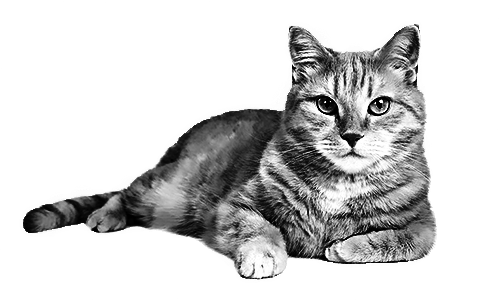
%> input picture facephase/P002/equalized/SHINEd_a11.tif, 500 x 300 px; its folder holds only this picture in this run
$ octave phase_scramble.m   (GNU Octave 9; MATLAB toolbox functions it lacks are replaced by stand-ins)
%> lines starting %> are read from the running program, lines starting %| are printed output that depends on the picture; in (x1, y1, x2, y2) boxes, pixels count from 0 and x2, y2 are one past the last pixel; in counts of white or black regions, pixels touching at a corner belong together; the program's own positions count from 1
images = dir('equalized\*.tif');
N = length(images);

height = 360;
width = 600;

for i = 1 : N
    filename = images(i).name;
    img = imread(['equalized\' filename]);
%> img is the input picture: size 300x500 uint8; min 0, max 255, mean 207.4

    % phase scrambling
    pos_1 = randperm(height / 2 - 1) + 1;   % col 1

    pos_2 = randperm((width / 2 - 1) * height);  % col 2 through 240

    pos_3 = randperm(height / 2 - 1) + 1;   % col 241


    spec = fft2(img);
    amplitude = abs(spec);
    phase = angle(spec);
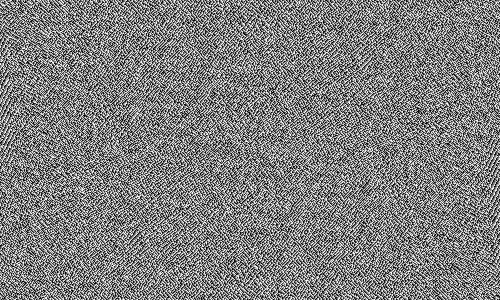
%> phase: size 300x500 double; min -3.14, max 3.14, mean 2.09e-05; drawn with min black and max white

    new_phase = zeros(height, width);

    new_phase(2 : height / 2, 1) = phase(pos_1, 1);
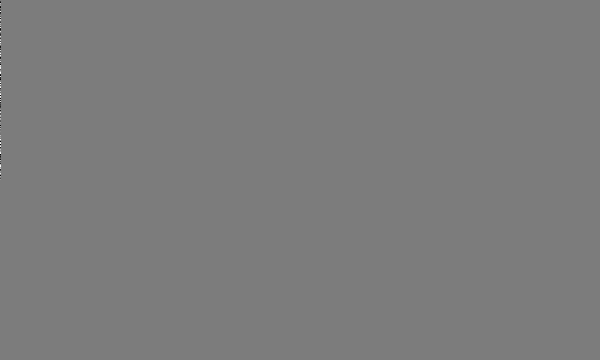
%> new_phase: size 360x600 double; min -3.01, max 3.14, mean 4.19e-05; drawn with min black and max white
    new_phase(height: -1 : height / 2 + 2, 1) = -phase(pos_1, 1);
%> new_phase: size 360x600 double; 0.08% of pixels changed, all inside (x1, y1, x2, y2) = (0, 181, 1, 360)

%> (the run ends here)

$ run again, on facephase/P002/equalized/SHINEd_u4.tif
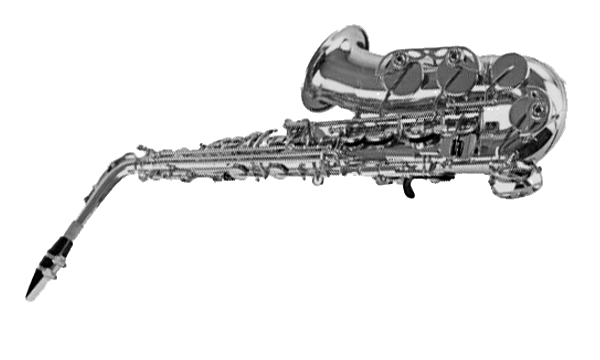
%> input picture facephase/P002/equalized/SHINEd_u4.tif, 600 x 360 px
%> img is the input picture: size 360x600 uint8; min 0, max 255, mean 227.7
%> `new_image = ifft2(amplitude .* exp (sqrt(-1) * new_phase), 'symmetric');`:
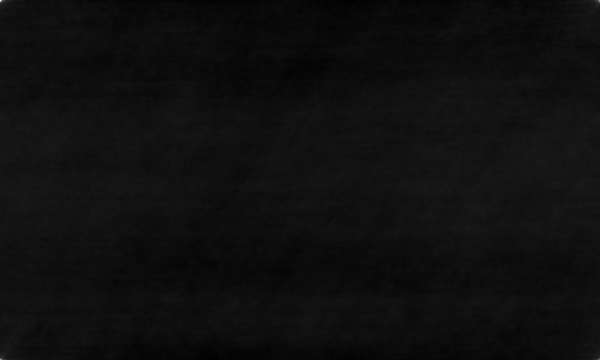
%> new_image: size 360x600 double; min 51.38, max 2966.3, mean 227.7; drawn with min black and max white
%> fore_ind = 43757 values from 9296 to 204232
%> `result(fore_ind) = new_image(fore_ind);`:
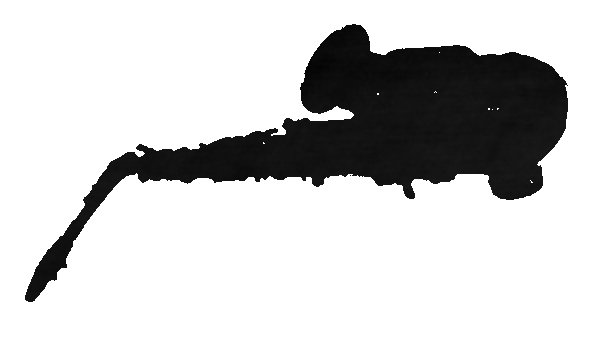
%> result: size 360x600 uint8; min 4, max 255, mean 206.8

$ run again, on facephase/P002/equalized/SHINEd_m7.tif
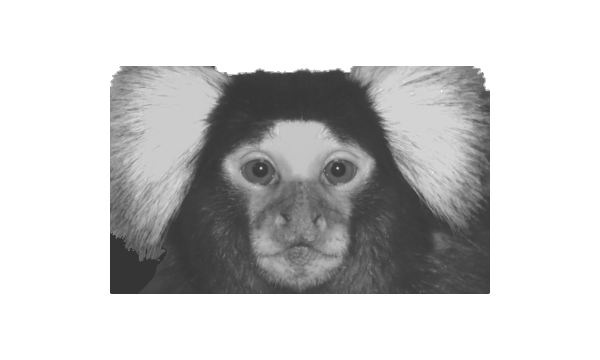
%> input picture facephase/P002/equalized/SHINEd_m7.tif, 600 x 360 px
%> img is the input picture: size 360x600 uint8; min 53, max 255, mean 201.4
%> `new_image = ifft2(amplitude .* exp (sqrt(-1) * new_phase), 'symmetric');`:
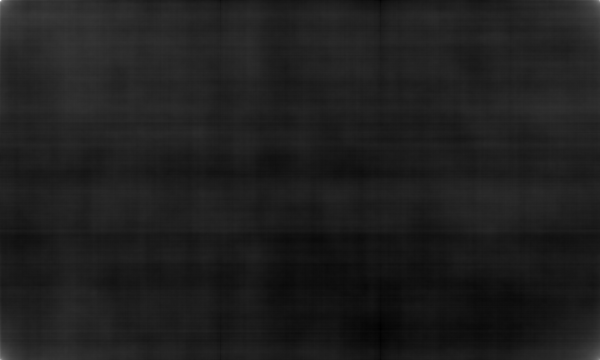
%> new_image: size 360x600 double; min -21.45, max 1809.1, mean 201.4; drawn with min black and max white
%> fore_ind = 85770 values from 39681 to 176334
%> `result(fore_ind) = new_image(fore_ind);`:
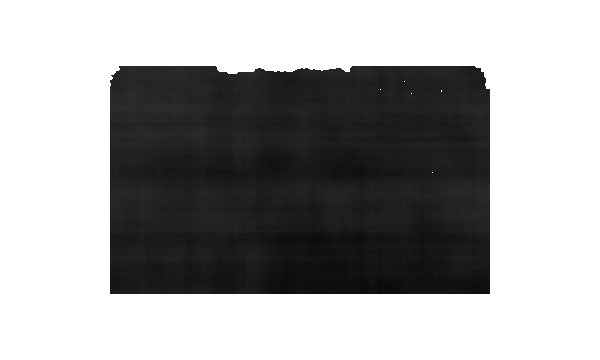
%> result: size 360x600 uint8; min 9, max 255, mean 165.1

$ run again, on facephase/P002/equalized/SHINEd_o13.tif
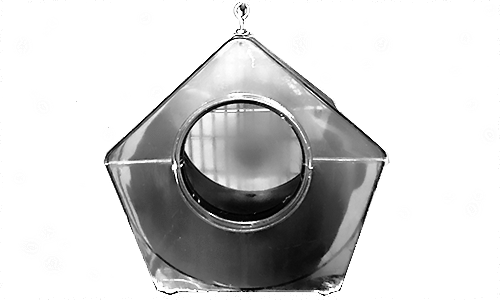
%> input picture facephase/P002/equalized/SHINEd_o13.tif, 500 x 300 px
%> img is the input picture: size 300x500 uint8; min 0, max 255, mean 208.7
%> `phase = angle(spec);`:
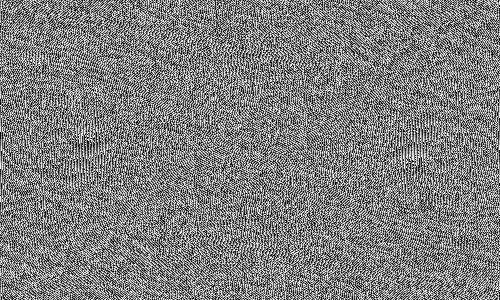
%> phase: size 300x500 double; min -3.14, max 3.14, mean -1.63e-18; drawn with min black and max white

$ run again, on facephase/P002/equalized/SHINEd_u3.tif
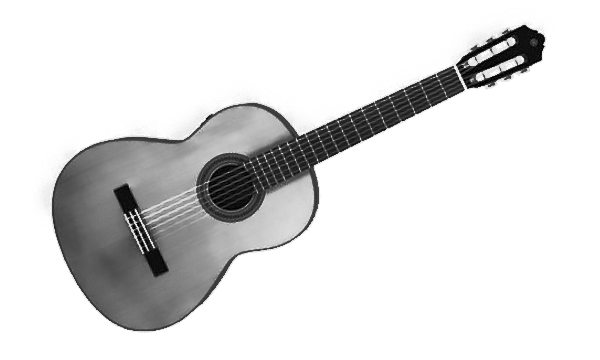
%> input picture facephase/P002/equalized/SHINEd_u3.tif, 600 x 360 px
%> img is the input picture: size 360x600 uint8; min 0, max 255, mean 221.8
%> `new_image = ifft2(amplitude .* exp (sqrt(-1) * new_phase), 'symmetric');`:
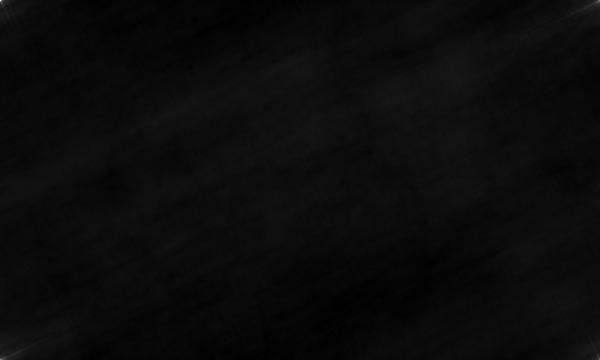
%> new_image: size 360x600 double; min 81.99, max 3142, mean 221.8; drawn with min black and max white
%> fore_ind = 59401 values from 9915 to 199471
%> `result(fore_ind) = new_image(fore_ind);`:
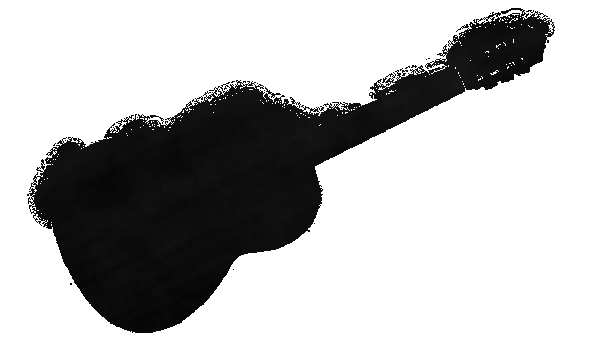
%> result: size 360x600 uint8; min 3, max 255, mean 188.6
